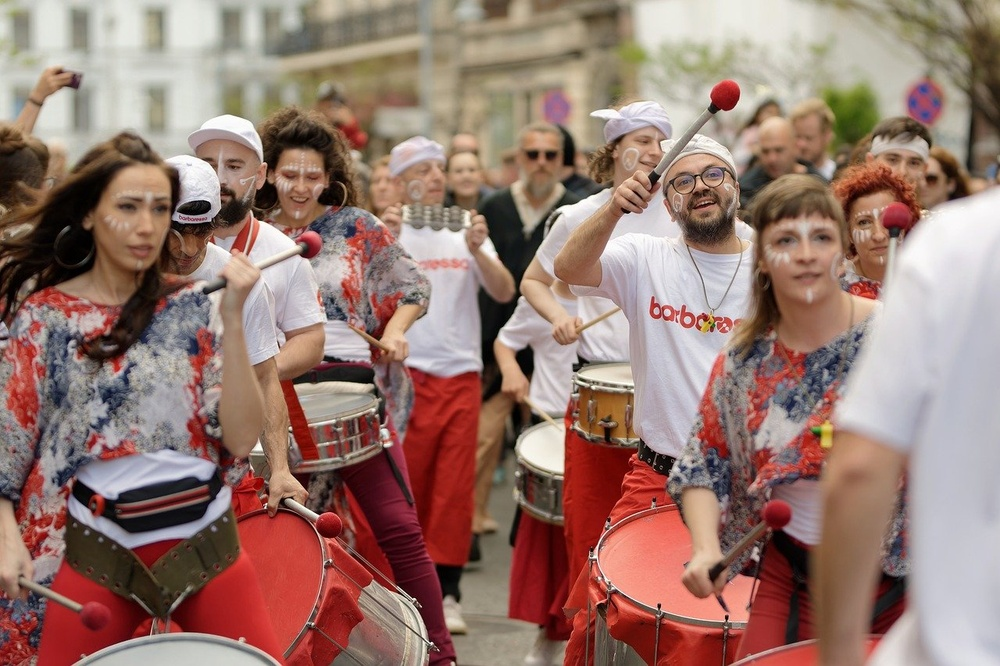
#> input picture images/people.jpg, 1000 x 666 px, shrunk from 1280 x 853 before the run, given in place of people.png, which was not available
$ jupyter execute --allow-errors objdtc_001_basic.ipynb   (text cells are left out)
#> lines starting #> are read from the running program, lines starting #| are printed output that depends on the picture
[cell 1]
from IPython.display import Image, display

[cell 2]
file_path = '../images/cats-and-dogs.jpg'
display(Image(filename=file_path))

[cell 3]
import cv2
import cvlib as cv

img = cv2.imread('../images/people.png')
#> img is the input picture: shape (666, 1000, 3); mean B, G, R 111.8, 121.1, 151.8
gray = cv2.cvtColor(img, cv2.COLOR_BGR2GRAY)
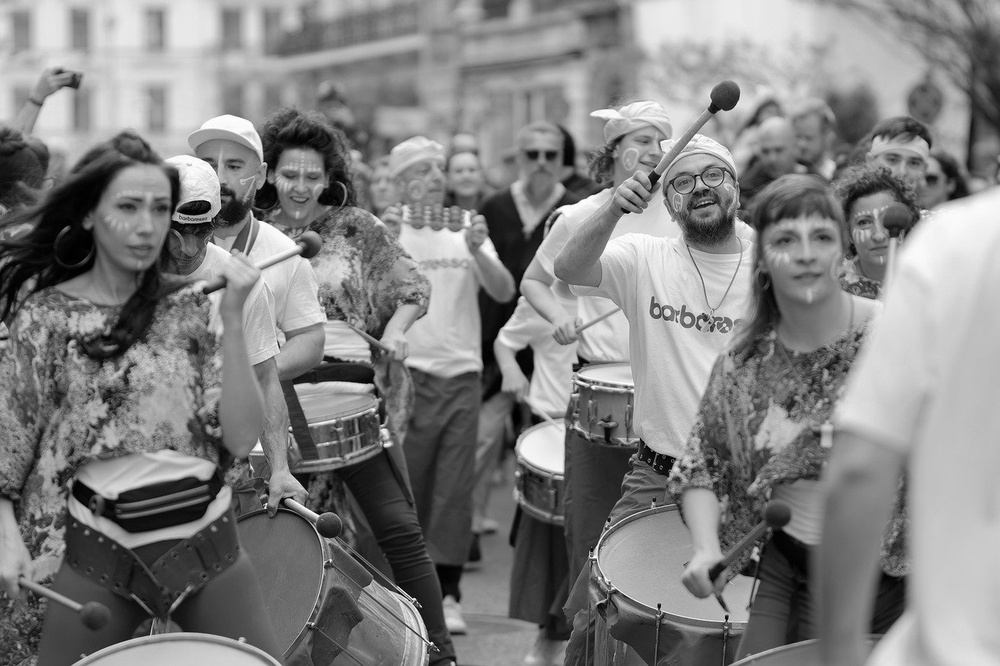
#> gray: shape (666, 1000); min 0, max 255, mean 129.2

# 얼굴 찾기
#> (the rest of this cell did not finish here and is left out)


$ run again, with images/KP.jpg copied over images/people.jpg
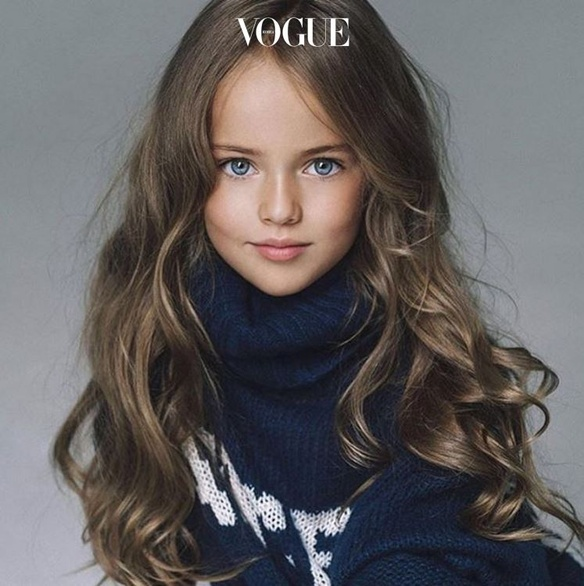
#> input picture images/KP.jpg, 584 x 586 px, shrunk from 747 x 750 before the run, given in place of people.png, which was not available
#> img is the input picture: shape (586, 584, 3); mean B, G, R 95.4, 95, 99
#> `gray = cv2.cvtColor(img, cv2.COLOR_BGR2GRAY)`:
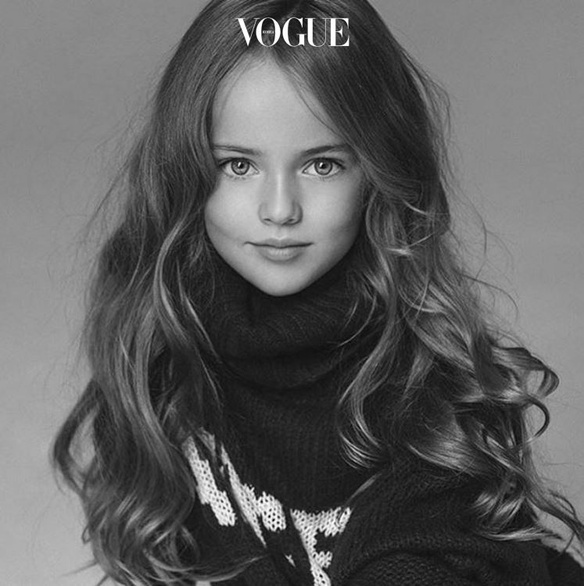
#> gray: shape (586, 584); min 1, max 255, mean 96.3

$ run again, with images/face_detection_input.jpg copied over images/people.jpg
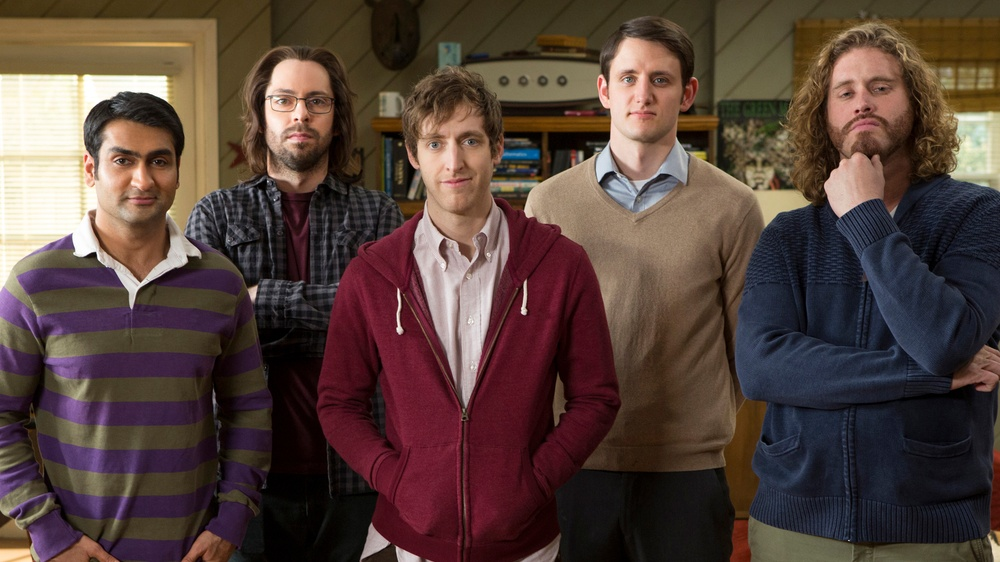
#> input picture images/face_detection_input.jpg, 1000 x 562 px, shrunk from 1920 x 1080 before the run, given in place of people.png, which was not available
#> img is the input picture: shape (562, 1000, 3); mean B, G, R 58.9, 65.5, 85.1
#> `gray = cv2.cvtColor(img, cv2.COLOR_BGR2GRAY)`:
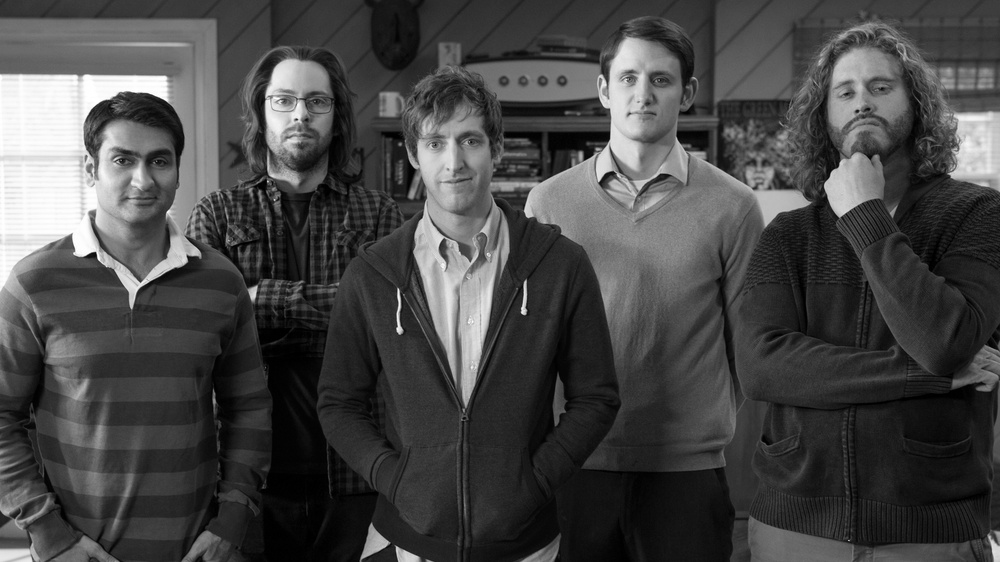
#> gray: shape (562, 1000); min 0, max 255, mean 70.6
